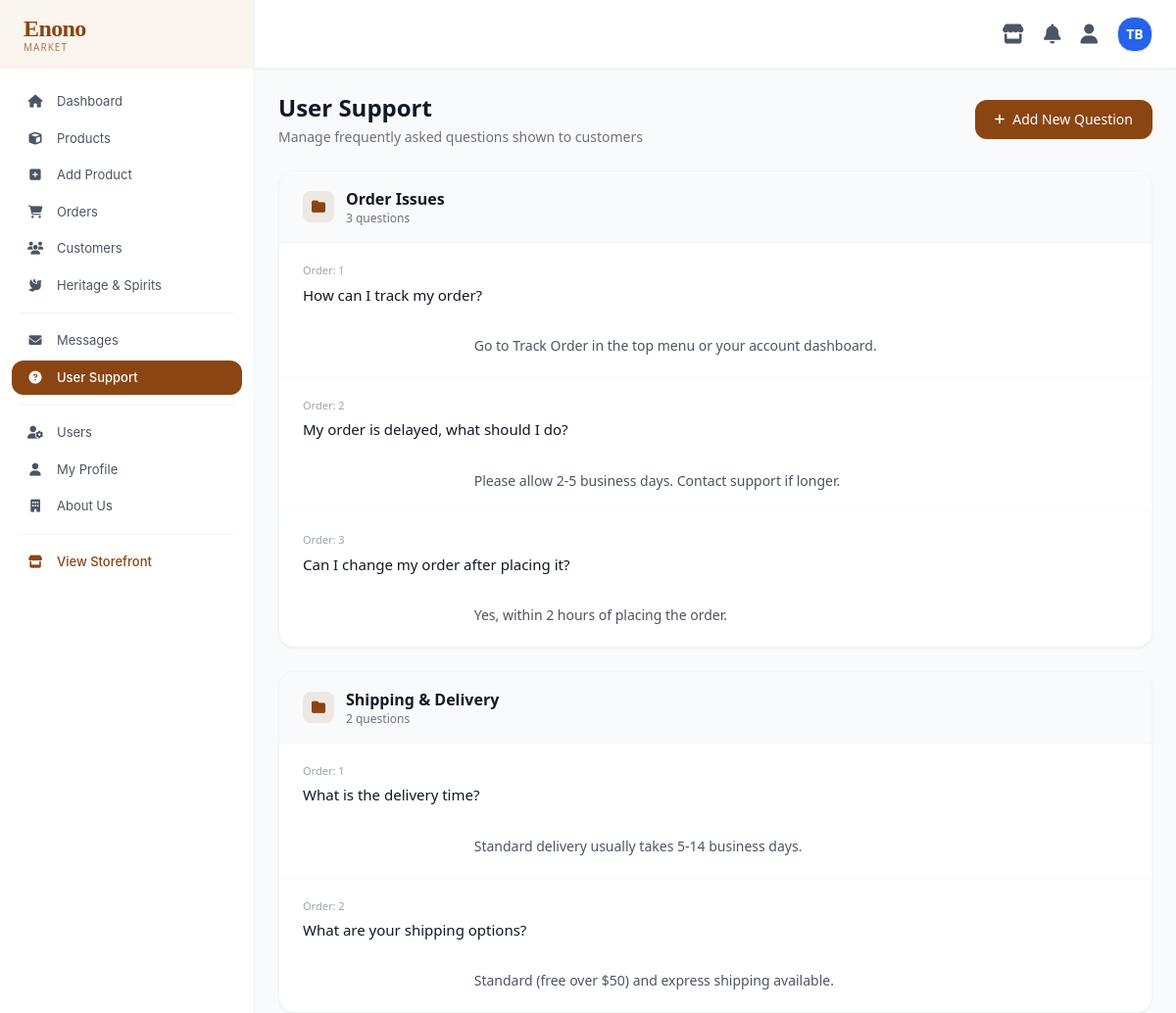
Page /Dashboard/support.php (signed in, upper part) on the earlier database version.
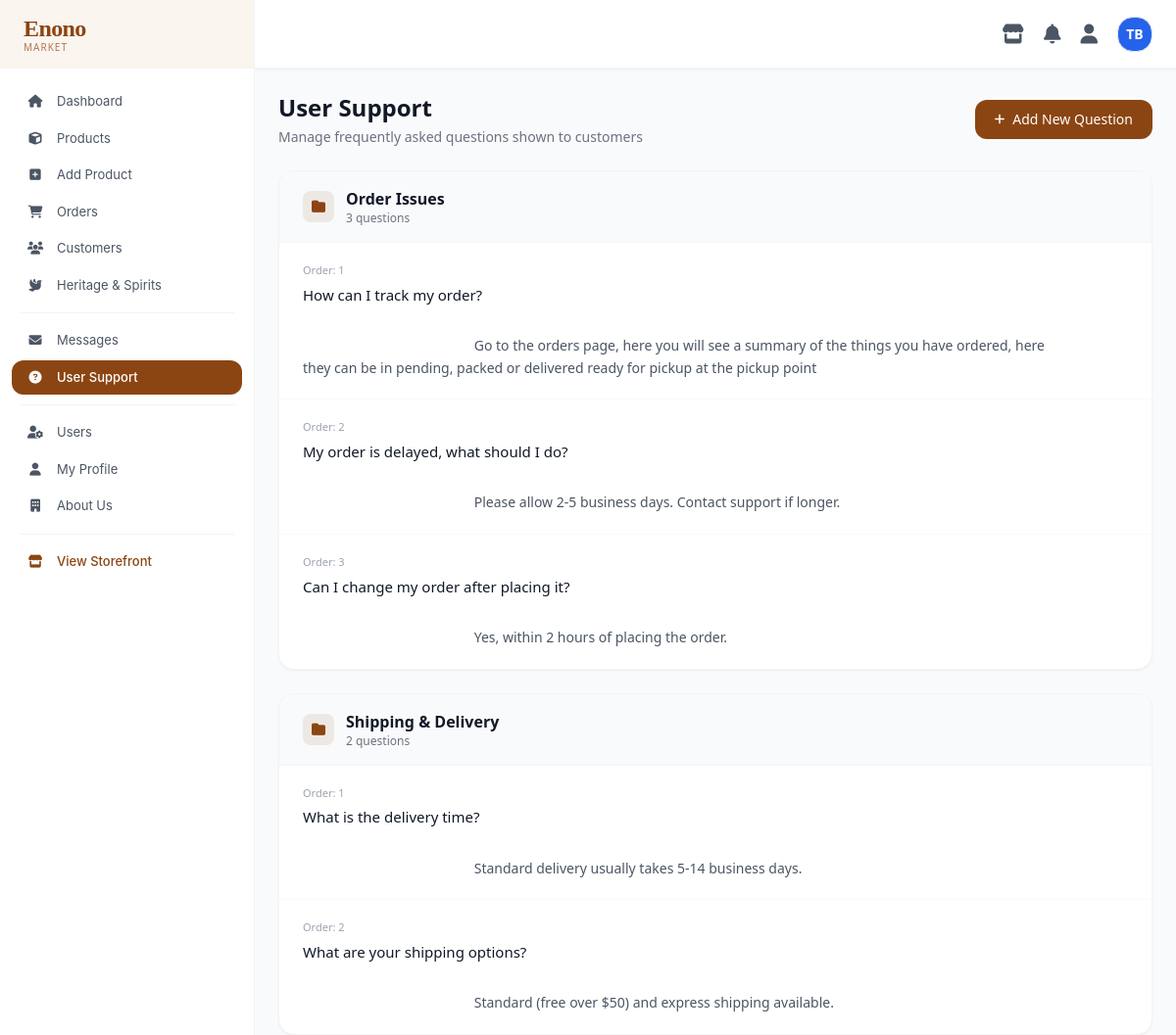
Same page on the later database version.
### tables this page shows
CREATE TABLE `faqs` (
  `id` bigint(20) NOT NULL,
  `category_id` int(11) NOT NULL,
  `question` varchar(500) NOT NULL,
  `answer` text NOT NULL,
  `sort_order` int(11) DEFAULT 0,
  `is_active` tinyint(1) DEFAULT 1,
  `created_at` timestamp NOT NULL DEFAULT current_timestamp(),
  `updated_at` timestamp NOT NULL DEFAULT current_timestamp() ON UPDATE current_timestamp()
);

### Dashboard/support.php (the view, shortened to what this page needs)
<?php
require_once __DIR__ . '/../config/database-connection.php';
$faqs = $pdo->query("
    SELECT f.*, c.display_name as category_name, c.id as cat_id
    FROM faqs f
    LEFT JOIN faq_categories c ON c.id = f.category_id
    ORDER BY c.sort_order, f.sort_order, f.id DESC
")->fetchAll(PDO::FETCH_ASSOC);
$groupedFaqs = [];
foreach ($faqs as $faq) {
    $catName = $faq['category_name'] ?? 'Uncategorized';
    if (!isset($groupedFaqs[$catName])) {
        $groupedFaqs[$catName] = [];
    }
    $groupedFaqs[$catName][] = $faq;
}
?>
<!DOCTYPE html>
<html lang="en">
<head>
    <script src="https://cdn.tailwindcss.com"></script>
    <link rel="stylesheet" href="https://cdnjs.cloudflare.com/ajax/libs/font-awesome/6.5.0/css/all.min.css">
</head>
<body class="bg-gray-50 text-gray-800">
<div class="flex h-screen overflow-hidden">
    <?php require_once __DIR__ . '/includes/sidebar.php'; ?>
    <div class="flex-1 flex flex-col overflow-hidden">
        <?php require_once __DIR__ . '/includes/topbar.php'; ?>
        <main class="main-scroll p-6">
            <div class="flex flex-col sm:flex-row sm:items-center sm:justify-between gap-4 mb-6">
                <div>
                    <h1 class="text-2xl font-semibold text-gray-900">User Support</h1>
                    <p class="text-sm text-gray-500 mt-1">Manage frequently asked questions shown to customers</p>
                </div>
                <button onclick="openModal()"
                        class="bg-[#8B4513] hover:bg-[#6B3410] text-white px-5 py-2.5 rounded-xl text-sm font-medium flex items-center gap-2 transition">
                    <i class="fa-solid fa-plus text-xs"></i>
                    Add New Question
                </button>
            </div>
            <?php if (empty($groupedFaqs)): ?>
                <div class="bg-white rounded-2xl border border-gray-100 shadow-sm p-16 text-center text-gray-400">
                    <i class="fa-regular fa-circle-question text-5xl mb-4 opacity-30"></i>
                    <p class="text-sm">No questions yet. Click “Add New Question” to get started.</p>
                </div>
            <?php else: ?>
                <?php foreach ($groupedFaqs as $categoryName => $items): ?>
                    <div class="bg-white rounded-2xl border border-gray-100 shadow-sm overflow-hidden mb-6">
                        <div class="px-6 py-4 bg-gray-50 border-b border-gray-100 flex items-center justify-between">
                            <div class="flex items-center gap-3">
                                <div class="w-8 h-8 rounded-lg bg-[#8B4513]/10 flex items-center justify-center text-[#8B4513]">
                                    <i class="fa-solid fa-folder text-sm"></i>
                                </div>
                                <div>
                                    <h2 class="font-semibold text-gray-900"><?= htmlspecialchars($categoryName) ?></h2>
                                    <p class="text-xs text-gray-500"><?= count($items) ?> question<?= count($items) !== 1 ? 's' : '' ?></p>
                                </div>
                            </div>
                        </div>
                        <div class="divide-y divide-gray-50">
                            <?php foreach ($items as $faq): ?>
                                <div class="px-6 py-5 hover:bg-gray-50/80 transition group">
                                    <div class="flex items-start justify-between gap-4">
                                        <div class="min-w-0 flex-1">
                                            <div class="flex flex-wrap items-center gap-2 mb-1.5">
                                                <span class="text-[11px] text-gray-400">
                                                    Order: <?= $faq['sort_order'] ?>
                                                </span>
                                            </div>
                                            <h3 class="font-medium text-gray-900 text-[15px] leading-snug">
                                                <?= htmlspecialchars($faq['question']) ?>
                                            </h3>
                                            <p class="text-sm text-gray-600 mt-2 leading-relaxed whitespace-pre-wrap">
                                                <?= htmlspecialchars($faq['answer']) ?>
                                            </p>
                                        </div>
                                    </div>
                                </div>
                            <?php endforeach; ?>
                        </div>
                    </div>
                <?php endforeach; ?>
            <?php endif; ?>
        </main>
    </div>
</div>
</body>
</html>

Differences in the rows shown:
changed faqs "How can I track my order?": answer "Go to Track Order in the top menu or your account dashboard." → "Go to the orders page, here you will see a summary of the things you have ordered, here they can be in pending, packed or delivered ready for pickup at the pickup point"
